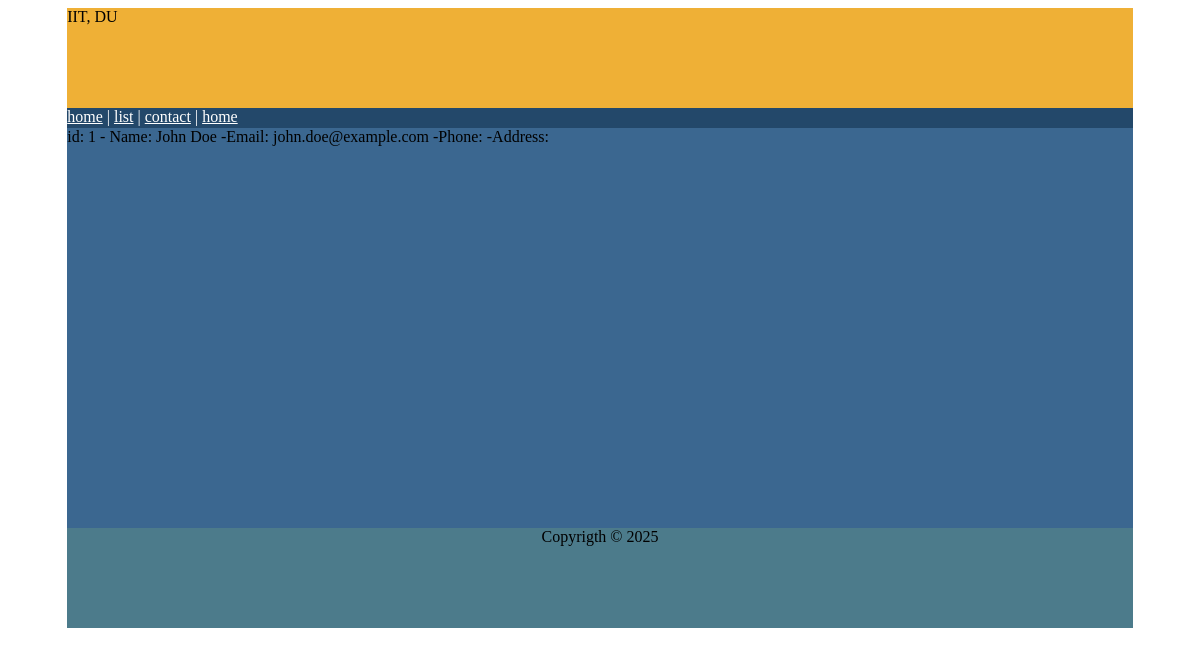
Page /sample/details.php?id=1 on the committed database.
### tables this page shows
CREATE TABLE `user` (
  `id` int(11) NOT NULL,
  `firstname` varchar(100) NOT NULL,
  `lastname` varchar(100) NOT NULL,
  `email` varchar(100) NOT NULL,
  `mobile` varchar(15) NOT NULL,
  `address` varchar(100) NOT NULL
);

### sample/details.php (the view, shortened to what this page needs)
<?php
require("db_config.php");
include("header.php");
include("menu.php");
?>
<div id="main_content">
<?php
$conn = new mysqli($servername, $username, $password, $dbName);
$sql = "select * from `user` where id = " . $_GET["id"];
if ($result = $conn->query($sql)) {
}
if ($result->num_rows > 0) {
    while($row = $result->fetch_assoc()) {
      echo "id: " . $row["id"]. " - Name: " . $row["firstname"]. " " . $row["lastname"]. " -Email: ". $row["email"]. " -Phone: " . $row["phone"]. " -Address: " . $row["addreess"]." <br>";
    }
} else {
echo "0 results";
}
?>
</div>
<?php
include("footer.php");
?>

### sample/header.php (style rules this page uses)
body { min-height:550px; }
#main_content { height:400px; background-color:#3B6790; }

### rows in the picture
user: id "1", firstname "John", lastname "Doe", email "john.doe@example.com"
